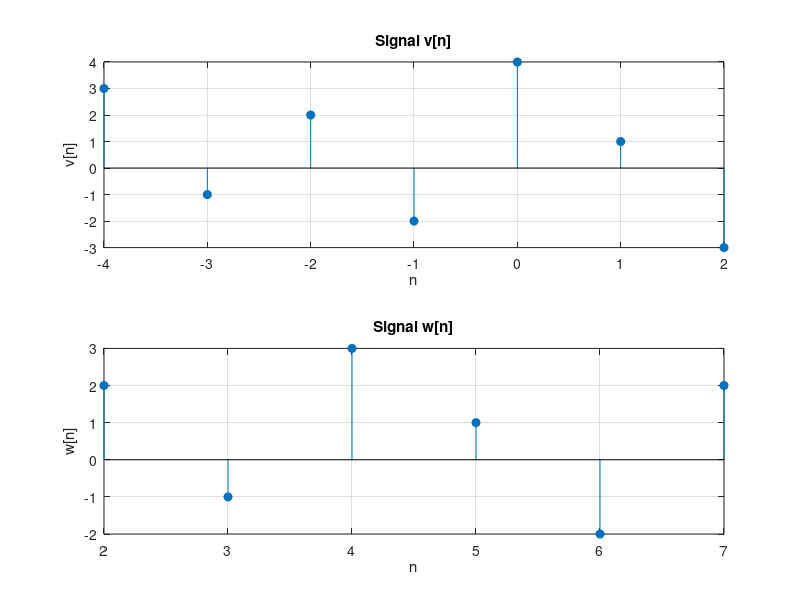
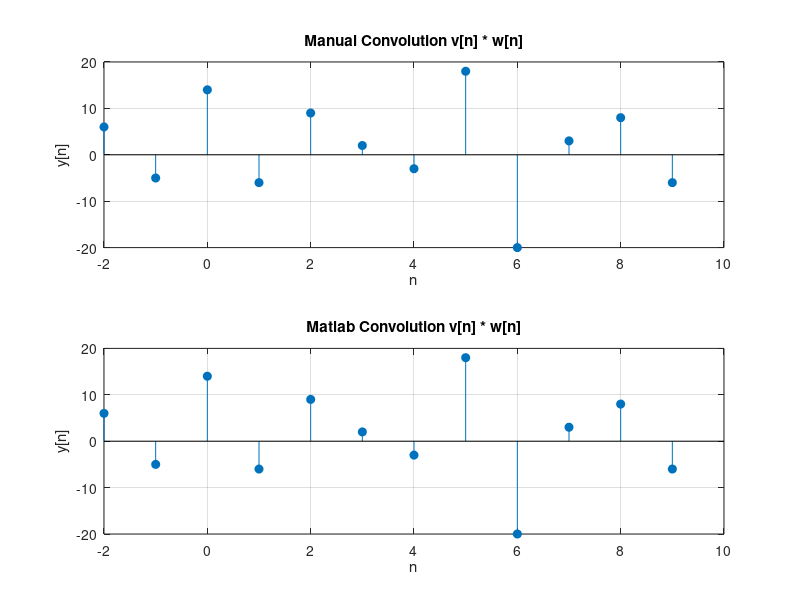

These figures' MATLAB source, in order:
clear 
clc
close all

v = [3,-1,2,-2,4,1,-3];
nv = -4:2;

w = [2,-1,3,1,-2,2];
nw = 2:7;

figure;
subplot(2,1,1);
stem(nv, v, 'filled');
grid on;
xlabel('n'); 
ylabel('v[n]');
title('Signal v[n]');

subplot(2,1,2);
stem(nw, w, 'filled');
grid on;
xlabel('n'); 
ylabel('w[n]');
title('Signal w[n]');

Lv = length(v);
Lw = length(w);
Ly_ae = Lv + Lw - 1;

ny_ae_start = nv(1) + nw(1);
ny_ae_end = nv(end) + nw(end);
ny_ae = ny_ae_start:ny_ae_end;

y_vw_manual = zeros(1, Ly_ae);
for i = 1:Lv
    for j = 1:Lw
        position = i + j - 1;
        y_vw_manual(position) = y_vw_manual(position) + v(i) * w(j);
    end
end

disp('Manual v[n] * w[n]:');
disp(y_vw_manual);

y_vw_builtin = conv(v, w);
disp('conv(v, w):');
disp(y_vw_builtin);
disp('Match Check:');
disp(isequal(y_vw_manual, y_vw_builtin));

y_wv_manual = zeros(1, Ly_ae);
for i = 1:Lw
    for j = 1:Lv
        position = i + j - 1;
        y_wv_manual(position) = y_wv_manual(position) + w(i) * v(j);
    end
end

disp('Commutative Property Check (v*w == w*v):');
disp(isequal(y_vw_manual, y_wv_manual));

figure;
subplot(2,1,1);
stem(ny_ae, y_vw_manual, 'filled');
grid on;
xlabel('n'); 
ylabel('y[n]');
title('Manual Convolution v[n] * w[n]');

subplot(2,1,2);
stem(ny_ae, y_vw_builtin, 'filled');
grid on;
xlabel('n'); 
ylabel('y[n]');
title('Matlab Convolution v[n] * w[n]');
